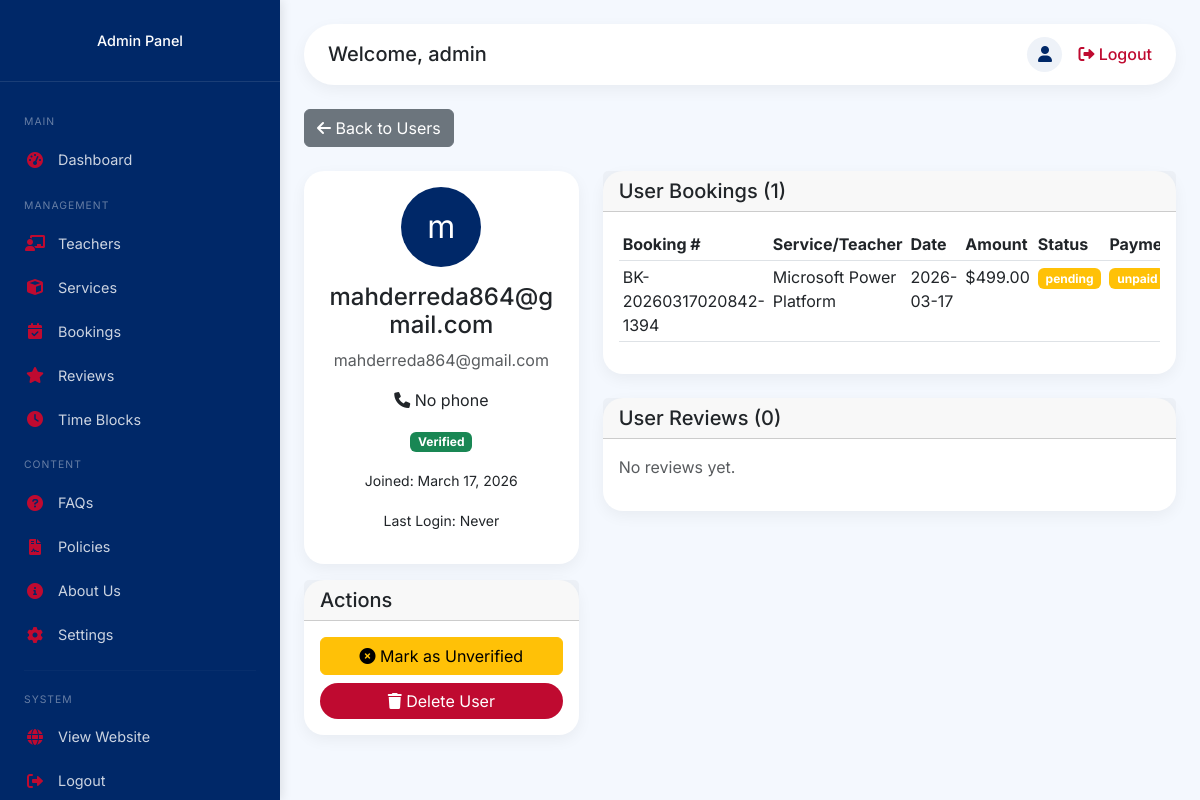
Screenshot of /admin/users/2 (signed in) with the database file from the repository.
### backend/app.py (models this page shows, shortened)
class User(db.Model):
    __tablename__ = 'users'
    id = db.Column(db.Integer, primary_key=True)
    email = db.Column(db.String(100), unique=True, nullable=False)
    password_hash = db.Column(db.String(200), nullable=False)
    full_name = db.Column(db.String(100), nullable=False)
    phone = db.Column(db.String(20))
    is_verified = db.Column(db.Boolean, default=False)
    verification_token = db.Column(db.String(100), unique=True)
    reset_token = db.Column(db.String(100), unique=True)
    reset_token_expiry = db.Column(db.DateTime)
    created_at = db.Column(db.DateTime, default=datetime.utcnow)
    last_login = db.Column(db.DateTime)
    bookings = db.relationship('Booking', back_populates='user_rel', lazy=True)
    reviews = db.relationship('Review', back_populates='user_rel', lazy=True)

class Booking(db.Model):
    __tablename__ = 'bookings'
    id = db.Column(db.Integer, primary_key=True)
    booking_number = db.Column(db.String(20), unique=True, nullable=False)
    user_id = db.Column(db.Integer, db.ForeignKey('users.id'), nullable=True)
    customer_name = db.Column(db.String(100), nullable=False)
    customer_email = db.Column(db.String(100), nullable=False)
    customer_phone = db.Column(db.String(20))
    service_id = db.Column(db.Integer, db.ForeignKey('services.id'), nullable=True)
    teacher_id = db.Column(db.Integer, db.ForeignKey('teachers.id'), nullable=True)
    booking_type = db.Column(db.String(20), nullable=False)  # service, teacher, consultation
    booking_date = db.Column(db.Date, nullable=False)
    booking_time = db.Column(db.String(5), nullable=False)  # HH:MM
    end_time = db.Column(db.String(5))  # HH:MM
    duration_hours = db.Column(db.Float, default=1.0)
    amount = db.Column(db.Float, nullable=False)
    status = db.Column(db.String(20), default='pending')  # pending, confirmed, completed, cancelled
    payment_status = db.Column(db.String(20), default='unpaid')  # unpaid, paid, refunded
    payment_intent_id = db.Column(db.String(100))
    notes = db.Column(db.Text)
    created_at = db.Column(db.DateTime, default=datetime.utcnow)
    user_rel = db.relationship('User', back_populates='bookings')
    service_rel = db.relationship('Service', back_populates='service_bookings')
    teacher_rel = db.relationship('Teacher', back_populates='teacher_bookings')

class Service(db.Model):
    __tablename__ = 'services'
    id = db.Column(db.Integer, primary_key=True)
    name = db.Column(db.String(200), nullable=False)
    description = db.Column(db.Text)
    category = db.Column(db.String(50), nullable=False)  # data, research, training
    subcategory = db.Column(db.String(50))  # e.g., 'python', 'thesis', 'ai-ml'
    price = db.Column(db.Float, nullable=False)
    discounted_price = db.Column(db.Float, nullable=True)
    duration_hours = db.Column(db.Float, default=1.0)  # Session duration
    features = db.Column(db.Text)  # JSON string of features
    is_popular = db.Column(db.Boolean, default=False)
    is_active = db.Column(db.Boolean, default=True)
    image_url = db.Column(db.String(500))
    rating = db.Column(db.Float, default=0.0)  # Average rating
    reviews_count = db.Column(db.Integer, default=0)  # Number of reviews
    created_at = db.Column(db.DateTime, default=datetime.utcnow)
    service_bookings = db.relationship('Booking', back_populates='service_rel', lazy=True, foreign_keys='Booking.service_id')
    service_reviews = db.relationship('Review', back_populates='service_rel', lazy=True, foreign_keys='Review.service_id')

### backend/app.py (the view)
@app.route('/admin/users/<int:user_id>')
@admin_required
def admin_user_detail(user_id):
    user = User.query.get_or_404(user_id)
    bookings = Booking.query.filter_by(user_id=user.id).order_by(Booking.created_at.desc()).all()
    reviews = Review.query.filter_by(user_id=user.id).all()
    return render_template('admin/user_detail.html', user=user, bookings=bookings, reviews=reviews)

### backend/app.py (called while the page is built)
def admin_required(f):
    @wraps(f)
    def decorated_function(*args, **kwargs):
        if not session.get('is_admin'):
            flash('Please login as admin to access this page.', 'danger')
            return redirect(url_for('admin_login'))
        return f(*args, **kwargs)
    return decorated_function

@app.context_processor
def inject_cart_count():
    cart_count = 0
    try:
        if 'user_id' in session:
            cart_count = CartItem.query.filter_by(user_id=session['user_id']).count()
        elif 'cart_id' in session:
            cart_count = CartItem.query.filter_by(session_id=session['cart_id']).count()
    except Exception as e:
        print(f"Error getting cart count: {e}")
        cart_count = 0
    return dict(cart_items_count=cart_count)

@app.context_processor
def inject_now():
    return {'now': datetime.now}

@app.context_processor
def inject_settings():
    settings_dict = {}
    try:
        settings = Setting.query.all()
        settings_dict = {s.key: s.value for s in settings}
        for key in ['nav_links', 'portfolio_links', 'footer_links']:
            if key in settings_dict and settings_dict[key]:
                try:
                    settings_dict[key] = json.loads(settings_dict[key])
                except:
                    settings_dict[key] = []
        settings_dict['stripe_publishable_key'] = app.config['STRIPE_PUBLIC_KEY']
    except Exception as e:
        print(f"Error loading settings: {e}")
        settings_dict = {'stripe_publishable_key': app.config['STRIPE_PUBLIC_KEY']}
    return dict(settings=settings_dict)

### frontend/templates/admin/user_detail.html (shortened to what this page needs)
{% extends "admin/base_admin.html" %}
{% block content %}
<div class="mb-4">
    <a href="{{ url_for('admin_users') }}" class="btn btn-secondary">
        <i class="fas fa-arrow-left"></i> Back to Users
    </a>
</div>
<div class="row">
    <div class="col-md-4 mb-4">
        <div class="card">
            <div class="card-body text-center">
                <div style="width: 80px; height: 80px; border-radius: 50%; background: #002868; color: white; display: flex; align-items: center; justify-content: center; font-size: 2rem; margin: 0 auto 1rem;">
                    {{ user.full_name[:1] }}
                </div>
                <h4>{{ user.full_name }}</h4>
                <p class="text-muted">{{ user.email }}</p>
                <p><i class="fas fa-phone"></i> {{ user.phone or 'No phone' }}</p>
                <p>
                    <span class="badge bg-{% if user.is_verified %}success{% else %}warning{% endif %}">
                        {{ 'Verified' if user.is_verified else 'Unverified' }}
                    </span>
                </p>
                <p><small>Joined: {{ user.created_at.strftime('%B %d, %Y') }}</small></p>
                <p><small>Last Login: {{ user.last_login.strftime('%B %d, %Y') if user.last_login else 'Never' }}</small></p>
            </div>
        </div>
        <div class="card mt-3">
            <div class="card-header">
                <h5 class="mb-0">Actions</h5>
            </div>
            <div class="card-body">
                <form method="POST" action="{{ url_for('admin_update_user_status', user_id=user.id) }}" class="mb-2">
                    {% if user.is_verified %}
                    <button type="submit" class="btn btn-warning w-100">
                        <i class="fas fa-times-circle"></i> Mark as Unverified
                    </button>
                    {% else %}
                    <input type="hidden" name="action" value="verify">
                    <button type="submit" class="btn btn-success w-100">
                        <i class="fas fa-check-circle"></i> Mark as Verified
                    </button>
                    {% endif %}
                </form>
                <form method="POST" action="{{ url_for('admin_delete_user', user_id=user.id) }}" onsubmit="return confirm('Are you sure you want to delete this user? This action cannot be undone.')">
                    <button type="submit" class="btn btn-danger w-100">
                        <i class="fas fa-trash"></i> Delete User
                    </button>
                </form>
            </div>
        </div>
    </div>
    <div class="col-md-8">
        <div class="card mb-4">
            <div class="card-header">
                <h5 class="mb-0">User Bookings ({{ bookings|length }})</h5>
            </div>
            <div class="card-body">
                {% if bookings %}
                <div class="table-responsive">
                    <table class="table table-sm">
                        <thead>
                            <tr>
                                <th>Booking #</th>
                                <th>Service/Teacher</th>
                                <th>Date</th>
                                <th>Amount</th>
                                <th>Status</th>
                                <th>Payment</th>
                            </tr>
                        </thead>
                        <tbody>
                            {% for booking in bookings %}
                            <tr>
                                <td>{{ booking.booking_number }}</td>
                                <td>
                                    {% if booking.service_rel %}
                                        {{ booking.service_rel.name }}
                                    {% elif booking.teacher_rel %}
                                        {{ booking.teacher_rel.name }}
                                    {% else %}
                                        Consultation
                                    {% endif %}
                                </td>
                                <td>{{ booking.booking_date.strftime('%Y-%m-%d') }}</td>
                                <td>${{ "%.2f"|format(booking.amount) }}</td>
                                <td>
                                    <span class="badge bg-{% if booking.status == 'confirmed' %}success{% elif booking.status == 'pending' %}warning{% elif booking.status == 'cancelled' %}danger{% else %}secondary{% endif %}">
                                        {{ booking.status }}
                                    </span>
                                </td>
                                <td>
                                    <span class="badge bg-{% if booking.payment_status == 'paid' %}success{% else %}warning{% endif %}">
                                        {{ booking.payment_status }}
                                    </span>
                                </td>
                            </tr>
                            {% endfor %}
                        </tbody>
                    </table>
                </div>
                {% else %}
                <p class="text-muted">No bookings yet.</p>
                {% endif %}
            </div>
        </div>
        <div class="card">
            <div class="card-header">
                <h5 class="mb-0">User Reviews ({{ reviews|length }})</h5>
            </div>
            <div class="card-body">
                {% if reviews %}
                {% for review in reviews %}
                <div class="mb-3 p-3" style="background: #f8f9fa; border-radius: 15px;">
                    <div class="d-flex justify-content-between">
                        <div>
                            <strong>{{ review.customer_name }}</strong>
                            <span class="ms-2" style="color: #f2b341;">
                                {% for i in range(review.rating) %}
                                <i class="fas fa-star"></i>
                                {% endfor %}
                            </span>
                        </div>
                        <span class="badge bg-{% if review.status == 'approved' %}success{% elif review.status == 'pending' %}warning{% else %}danger{% endif %}">
                            {{ review.status }}
                        </span>
                    </div>
                    <p class="mt-2 mb-1">{{ review.comment }}</p>
                    <small class="text-muted">{{ review.created_at.strftime('%Y-%m-%d') }}</small>
                </div>
                {% endfor %}
                {% else %}
                <p class="text-muted">No reviews yet.</p>
                {% endif %}
            </div>
        </div>
    </div>
</div>
{% endblock %}

### frontend/templates/admin/base_admin.html (style rules this page uses)
* { margin: 0; padding: 0; box-sizing: border-box; }
body { font-family: 'Inter', sans-serif; background: #f4f8fe; overflow-x: hidden; }
.card { border: none; border-radius: 20px; box-shadow: 0 5px 15px rgba(0,0,0,0.05); }
.btn-danger { background: #BF0A30; border: none; border-radius: 50px; }

### rows the page displays
User: full_name "m", full_name "mahderreda864@gmail.com", email "mahderreda864@gmail.com", phone "No phone", is_verified "Verified", created_at "March 17, 2026", last_login "Never"
Booking: booking_number "BK-20260317020842-1394", service_rel.name "Microsoft Power Platform", booking_date "2026-03-17", amount "499.00", status "pending", payment_status "unpaid"

### other values shown
{{ session.get('admin_username', 'Admin') }} "admin"
{{ bookings|length }} "1"
{{ reviews|length }} "0"
